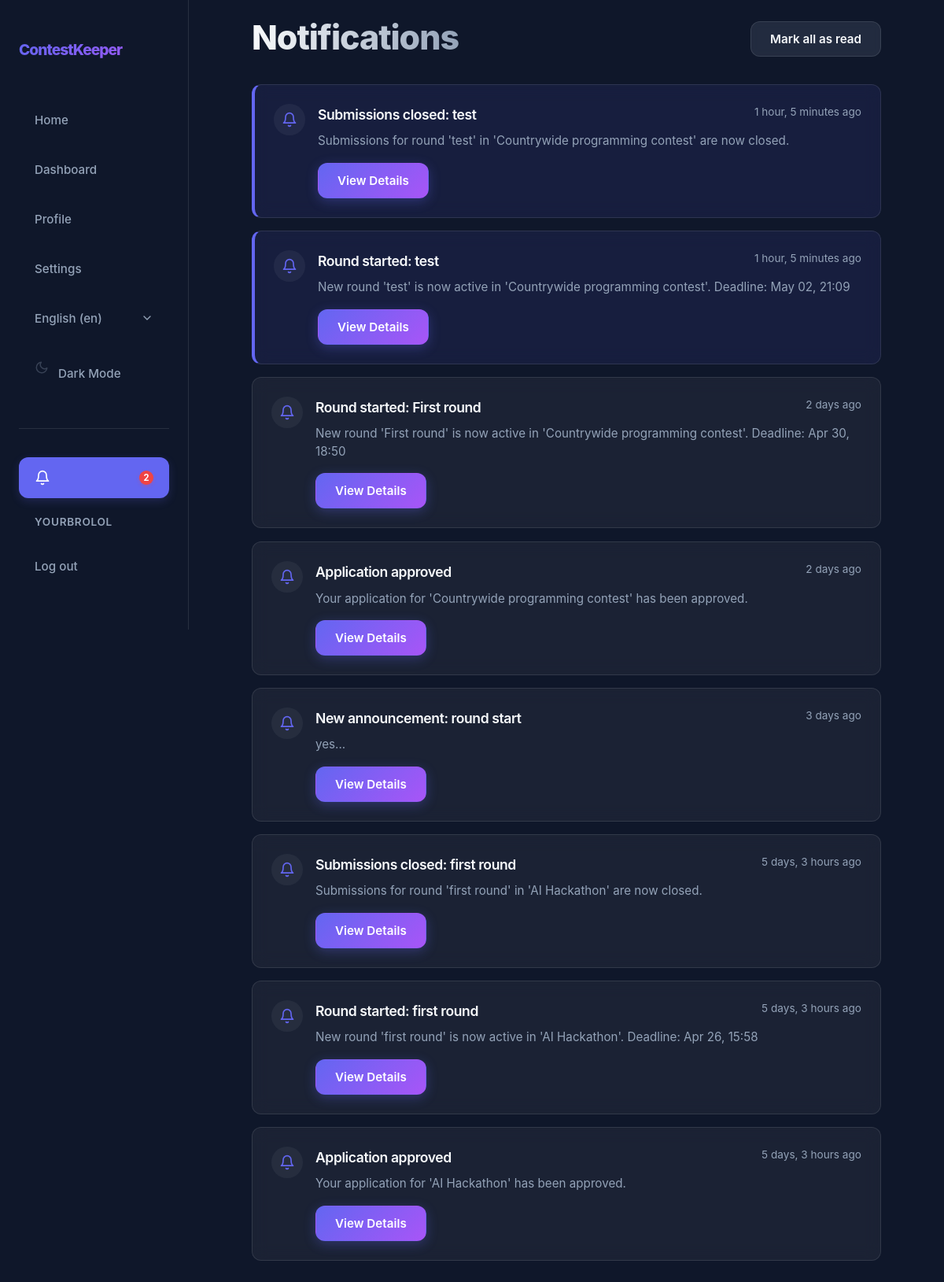
Screenshot of /en/notifications/ (signed in) with the database file from the repository.
### app/models.py (models this page shows, shortened)
class User(AbstractUser):
    class Role(models.TextChoices):
        ORGANIZER = "ORGANIZER", _("Organizer")
        JURY = "JURY", _("Jury")
        PARTICIPANT = "PARTICIPANT", _("Participant")
    username = models.CharField(max_length=20, unique=True)
    bio = models.CharField(max_length=200, blank=True)
    role = models.CharField(choices=Role.choices, default=Role.PARTICIPANT)

class Notification(models.Model):
    class Type(models.TextChoices):
        REGISTRATION_OPEN = "REGISTRATION_OPEN", _("Registration Open")
        ROUND_STARTED = "ROUND_STARTED", _("Round Started")
        DEADLINE_APPROACHING = "DEADLINE_APPROACHING", _("Deadline Approaching")
        SUBMISSIONS_CLOSED = "SUBMISSIONS_CLOSED", _("Submissions Closed")
        EVALUATION_COMPLETE = "EVALUATION_COMPLETE", _("Evaluation Complete")
        APPLICATION_UPDATE = "APPLICATION_UPDATE", _("Application Update")
        ANNOUNCEMENT = "ANNOUNCEMENT", _("Announcement")
    recipient = models.ForeignKey(User, on_delete=models.CASCADE, related_name="notifications")
    notification_type = models.CharField(choices=Type.choices, max_length=30)
    title = models.CharField(max_length=200)
    message = models.TextField()
    link = models.CharField(max_length=500, blank=True, help_text="URL to navigate to when clicked")
    is_read = models.BooleanField(default=False)
    created_at = models.DateTimeField(auto_now_add=True)
    class Meta:
        ordering = ['-created_at']

### app/views/views_notification.py (the view)
# urls.py: path("notifications/", views.NotificationListView.as_view(), name="notification_list"),
class NotificationListView(RedirectToRegisterMixin, ListView):
    model = Notification
    template_name = "app/core/notifications.html"
    context_object_name = "notifications"
    def get_queryset(self):
        return self.request.user.notifications.all()

### app/context_processors.py (called while the page is built)
def notification_count(request):
    if request.user.is_authenticated:
        return {
            'unread_notification_count': request.user.notifications.filter(is_read=False).count()
        }
    return {'unread_notification_count': 0}

### app/templates/app/core/notifications.html (shortened to what this page needs)
{% extends 'app/core/base.html' %}
{% load static i18n %}
{% block extra_css %}
<link rel="stylesheet" href="{% static 'css/core/notifications.css' %}">
{% endblock %}
{% block content %}
        <div class="notifications-container">
            <header class="notifications-header">
                <div>
                    <h1 id="h1">{% trans "Notifications" %}</h1>
                </div>
                {% if notifications %}
                <form action="{% url 'notifications_mark_all_read' %}" method="POST">
                    <button type="submit" class="btn btn-secondary">{% trans "Mark all as read" %}</button>
                </form>
                {% endif %}
            </header>
            <div class="notifications-list">
                {% for notification in notifications %}
                <div class="notification-card {% if not notification.is_read %}unread{% endif %}">
                    <div class="notification-icon">
                        <svg width="20" height="20" viewBox="0 0 24 24" fill="none" stroke="currentColor" stroke-width="2" stroke-linecap="round" stroke-linejoin="round">
                            <path d="M18 8A6 6 0 0 0 6 8c0 7-3 9-3 9h18s-3-2-3-9"></path>
                            <path d="M13.73 21a2 2 0 0 1-3.46 0"></path>
                        </svg>
                    </div>
                    <div class="notification-content">
                        <div class="notification-header">
                            <h3 class="notification-title">{{ notification.title }}</h3>
                            <span class="notification-time">{% blocktrans with timesince=notification.created_at|timesince %}{{ timesince }} ago{% endblocktrans %}</span>
                        </div>
                        <p class="notification-message">{{ notification.message }}</p>
                        <div class="notification-actions">
                            {% if notification.link %}
                            <form action="{% url 'notification_read' notification.pk %}" method="POST" class="form-001">
                                <button type="submit" class="btn btn-primary btn-sm">{% trans "View Details" %}</button>
                            </form>
                            {% elif not notification.is_read %}
                            <form action="{% url 'notification_read' notification.pk %}" method="POST" class="form-001">
                                {% csrf_token %}
                                <button type="submit" class="mark-read-btn">{% trans "Mark as read" %}</button>
                            </form>
                            {% endif %}
                        </div>
                    </div>
                </div>
                {% endfor %}
            </div>
        </div>
{% endblock %}

### app/templates/app/core/nav.html (shortened to what this page needs)
{% load static i18n %}
<nav id="nav">
    <div class="nav-container">
        <a href="{% url 'home' %}" class="nav-logo">ContestKeeper</a>
        <div class="nav-links">
            <button data-url="{% url 'home' %}" class="nav-link" id="homeBtn">{% trans "Home" %}</button>
            <button data-url="{% url 'dashboard' %}" class="nav-link" id="dashboardBtn">{% trans "Dashboard" %}</button>
            <button data-url="{% url 'profile' %}" class="nav-link" id="profileBtn">{% trans "Profile" %}</button>
            <button data-url="{% url 'settings' %}" class="nav-link" id="settingsBtn">{% trans "Settings" %}</button>
            <div class="nav-lang-switcher">
                <form action="{% url 'set_language' %}" method="post" class="form-001">
                    <select name="language" onchange="this.form.submit()" class="nav-lang-select" aria-label="{% trans 'Select language' %}">
                        {% get_current_language as LANGUAGE_CODE %}
                        {% get_available_languages as LANGUAGES %}
                        {% get_language_info_list for LANGUAGES as languages %}
                        {% for language in languages %}
                            <option value="{{ language.code }}"{% if language.code == LANGUAGE_CODE %} selected{% endif %}>
                                {{ language.name_local }} ({{ language.code }})
                            </option>
                        {% endfor %}
                    </select>
                </form>
            </div>
            <button id="themeToggle" class="nav-link" aria-label="{% trans 'Toggle theme' %}">
                <svg id="themeIcon" width="18" height="18" viewBox="0 0 24 24" fill="none" stroke="currentColor" stroke-width="2" stroke-linecap="round" stroke-linejoin="round" class="svg-001">
                    <path d="M21 12.79A9 9 0 1 1 11.21 3 7 7 0 0 0 21 12.79z"></path>
                </svg>
                <span id="themeText">{% if request.COOKIES.theme == 'light' %}{% trans "Light Mode" %}{% else %}{% trans "Dark Mode" %}{% endif %}</span>
            </button>
            <hr class="nav-auth-divider">
            {% if user.is_authenticated %}
            <button data-url="{% url 'notification_list' %}" class="nav-link notification-btn" id="notificationsBtn" aria-label="{% trans 'Notifications' %}">
                <svg width="20" height="20" viewBox="0 0 24 24" fill="none" stroke="currentColor" stroke-width="2" stroke-linecap="round" stroke-linejoin="round">
                    <path d="M18 8A6 6 0 0 0 6 8c0 7-3 9-3 9h18s-3-2-3-9"></path>
                    <path d="M13.73 21a2 2 0 0 1-3.46 0"></path>
                </svg>
                {% if unread_notification_count %}
                <span class="notification-badge">{{ unread_notification_count }}</span>
                {% endif %}
            </button>
            <span class="nav-user">{{ user.username }}</span>
            <form method="post" action="{% url 'logout' %}" class="nav-logout-form">
                <button type="submit" class="nav-link">{% trans "Log out" %}</button>
            </form>
            {% else %}
            <a href="{% url 'register' %}" class="nav-link">{% trans "Register" %}</a>
            <a href="{% url 'login' %}" class="nav-link">{% trans "Log in" %}</a>
            {% endif %}
        </div>
    </div>
</nav>

### app/static/css/core/common.css (style rules this page uses)
:root { --nav-width: 260px; --primary: #6366f1; --primary-rgb: 99, 102, 241; --primary-hover: #4f46e5; --secondary: #a855f7; --bg-dark: #0f172a; --bg-card: var(--glass-light); --text-main: #f8fafc; --text-muted: #94a3b8; --border: rgba(var(--white-rgb), 0.1); --glass: var(--glass-light); --glass-hover: rgba(var(--white-rgb), 0.1); --bg-card-hover: rgba(var(--bg-dark-rgb), 0.95); --input-bg: var(--bg-navy-medium); --input-bg-focus: var(--bg-navy-solid); --input-text: #ffffff; --shadow-lg: 0 10px 25px -5px var(--shadow-intensity-dark), 0 8px 10px -6px var(--shadow-intensity-dark); --success: #22c55e; --success-rgb: 34, 197, 94; --error: #ef4444; --error-rgb: 239, 68, 68; --warning: #f59e0b; --warning-rgb: 245, 158, 11; --info: #3b82f6; --info-rgb: 59, 130, 246; --slate-rgb: 148, 163, 184; --white-rgb: 255, 255, 255; --black-rgb: 0, 0, 0; --bg-primary-tint: rgba(var(--primary-rgb), 0.1); --bg-success-tint: rgba(var(--success-rgb), 0.15); --bg-error-tint: rgba(var(--error-rgb), 0.15); --bg-warning-tint: rgba(var(--warning-rgb), 0.15); --bg-info-tint: rgba(var(--info-rgb), 0.15); --bg-slate-tint: rgba(var(--slate-rgb), 0.15); --overlay-subtle: rgba(var(--black-rgb), 0.05); --overlay-medium: rgba(var(--black-rgb), 0.1); --glass-light: rgba(var(--white-rgb), 0.05); --glass-medium: rgba(var(--white-rgb), 0.3); --glass-border-light: rgba(var(--white-rgb), 0.1); --shadow-brand: var(--shadow-brand); --primary-subtle: rgba(var(--primary-rgb), 0.1); --primary-medium: rgba(var(--primary-rgb), 0.3); --primary-strong: rgba(var(--primary-rgb), 0.4); --bg-dark-rgb: 15, 23, 42; --bg-navy-soft: rgba(var(--bg-dark-rgb), 0.4); --bg-navy-medium: rgba(var(--bg-dark-rgb), 0.6); --bg-navy-solid: rgba(var(--bg-dark-rgb), 0.8); --shadow-intensity-dark: rgba(var(--black-rgb), 0.3); --shadow-faint: rgba(var(--black-rgb), 0.06); --glass-solid-light: rgba(var(--white-rgb), 0.85); --glass-solid-ultra: rgba(var(--white-rgb), 0.95); --white-alpha-02: rgba(var(--white-rgb), 0.02); --white-alpha-03: rgba(var(--white-rgb), 0.03); --white-alpha-07: rgba(var(--white-rgb), 0.07); --white-alpha-20: rgba(var(--white-rgb), 0.20); --hex-primary-1: var(--primary); --hex-primary-2: var(--primary); --hex-indigo-alt: var(--primary); --hex-primary-light: var(--bg-primary-tint); --hex-primary-lightest: var(--bg-primary-tint); --hex-primary-dark: var(--primary-hover); --hex-success-1: var(--success); --hex-success-2: var(--success); --hex-success-3: var(--success); --hex-success-4: var(--success); --hex-success-light: var(--bg-success-tint); --hex-success-dark: var(--success); }
@media (max-width: 1200px) { :root { --nav-width: 240px; } }
* { margin: 0; box-sizing: border-box; }
html { overflow-x: clip; font-size: clamp(16px, 1vw, 5vw); }
body { background-color: var(--bg-dark); color: var(--text-main); font-family: "Inter", -apple-system, BlinkMacSystemFont, "Segoe UI", Roboto, Helvetica, Arial, sans-serif; line-height: 1.6; min-height: 100vh; overflow-x: clip; }
h1, h2, h3 { color: var(--text-main); letter-spacing: -0.025em; }
#h1 { font-size: clamp(2rem, 1.75rem + 1.25vmin, 3.5rem); font-weight: 800; line-height: 1.1; background: linear-gradient(to right, var(--text-main), var(--text-muted)); -webkit-background-clip: text; background-clip: text; -webkit-text-fill-color: transparent; margin-bottom: 0.25rem; }
.btn { display: inline-flex; align-items: center; justify-content: center; padding: 0.75rem 1.5rem; border-radius: 0.75rem; font-weight: 600; font-size: 0.95rem; font-family: inherit; text-decoration: none; transition: all 0.2s ease; cursor: pointer; border: 1px solid transparent; gap: 0.5rem; }
.btn-primary { background: linear-gradient(135deg, var(--primary) 0%, var(--secondary) 100%); color: white; box-shadow: 0 4px 15px var(--primary-medium); }
.btn-secondary { background: var(--bg-slate-tint); color: var(--text-main); border: 1px solid var(--border); backdrop-filter: blur(4px); }
.form-input, input, textarea, select { width: 100%; background: var(--input-bg); border: 1px solid var(--border); border-radius: 0.8rem; padding: 0.8rem 1rem; color: var(--input-text); font-family: inherit; font-size: 1rem; transition: all 0.3s; }

### rows the page displays
User: username "YOURBROLOL"
Notification: title "Submissions closed: test", message "Submissions for round 'test' in 'Countrywide programming contest' are now closed."
Notification: title "Round started: test", message "New round 'test' is now active in 'Countrywide programming contest'. Deadline: May 02, 21:09"
Notification: title "Round started: First round", message "New round 'First round' is now active in 'Countrywide programming contest'. Deadline: Apr 30, 18:50"
Notification: title "Application approved", message "Your application for 'Countrywide programming contest' has been approved."
Notification: title "New announcement: round start", message "yes..."
Notification: title "Submissions closed: first round", message "Submissions for round 'first round' in 'AI Hackathon' are now closed."
Notification: title "Round started: first round", message "New round 'first round' is now active in 'AI Hackathon'. Deadline: Apr 26, 15:58"
Notification: title "Application approved", message "Your application for 'AI Hackathon' has been approved."

### other values shown
{{ unread_notification_count }} "2"
form field language "English (en)"
